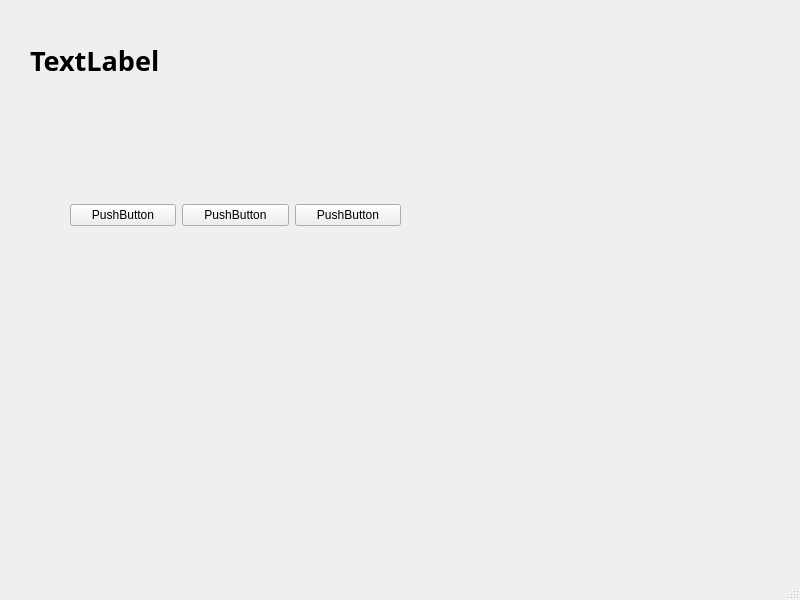
<?xml version="1.0" encoding="UTF-8"?>
<ui version="4.0">
 <class>MainWindow</class>
 <widget class="QMainWindow" name="MainWindow">
  <property name="geometry">
   <rect>
    <x>0</x>
    <y>0</y>
    <width>800</width>
    <height>600</height>
   </rect>
  </property>
  <property name="windowTitle">
   <string>MainWindow</string>
  </property>
  <widget class="QWidget" name="centralwidget">
   <widget class="QLabel" name="label">
    <property name="geometry">
     <rect>
      <x>30</x>
      <y>20</y>
      <width>291</width>
      <height>81</height>
     </rect>
    </property>
    <property name="font">
     <font>
      <family>맑은 고딕</family>
      <pointsize>20</pointsize>
      <weight>75</weight>
      <bold>true</bold>
     </font>
    </property>
    <property name="text">
     <string>TextLabel</string>
    </property>
   </widget>
   <widget class="QWidget" name="horizontalLayoutWidget">
    <property name="geometry">
     <rect>
      <x>70</x>
      <y>140</y>
      <width>331</width>
      <height>151</height>
     </rect>
    </property>
    <layout class="QHBoxLayout" name="horizontalLayout">
     <item>
      <widget class="QPushButton" name="pushButton_3">
       <property name="text">
        <string>PushButton</string>
       </property>
      </widget>
     </item>
     <item>
      <widget class="QPushButton" name="pushButton_2">
       <property name="text">
        <string>PushButton</string>
       </property>
      </widget>
     </item>
     <item>
      <widget class="QPushButton" name="pushButton">
       <property name="text">
        <string>PushButton</string>
       </property>
      </widget>
     </item>
    </layout>
   </widget>
  </widget>
  <widget class="QMenuBar" name="menubar">
   <property name="geometry">
    <rect>
     <x>0</x>
     <y>0</y>
     <width>800</width>
     <height>21</height>
    </rect>
   </property>
  </widget>
  <widget class="QStatusBar" name="statusbar"/>
 </widget>
 <resources/>
 <connections>
  <connection>
   <sender>pushButton_3</sender>
   <signal>clicked()</signal>
   <receiver>MainWindow</receiver>
   <slot>firstClick()</slot>
   <hints>
    <hint type="sourcelabel">
     <x>128</x>
     <y>235</y>
    </hint>
    <hint type="destinationlabel">
     <x>143</x>
     <y>268</y>
    </hint>
   </hints>
  </connection>
  <connection>
   <sender>pushButton_2</sender>
   <signal>clicked()</signal>
   <receiver>MainWindow</receiver>
   <slot>secondClick()</slot>
   <hints>
    <hint type="sourcelabel">
     <x>227</x>
     <y>239</y>
    </hint>
    <hint type="destinationlabel">
     <x>242</x>
     <y>267</y>
    </hint>
   </hints>
  </connection>
  <connection>
   <sender>pushButton</sender>
   <signal>clicked()</signal>
   <receiver>MainWindow</receiver>
   <slot>thirdClick()</slot>
   <hints>
    <hint type="sourcelabel">
     <x>348</x>
     <y>237</y>
    </hint>
    <hint type="destinationlabel">
     <x>361</x>
     <y>264</y>
    </hint>
   </hints>
  </connection>
 </connections>
 <slots>
  <slot>firstClick()</slot>
  <slot>secondClick()</slot>
  <slot>thirdClick()</slot>
 </slots>
</ui>
